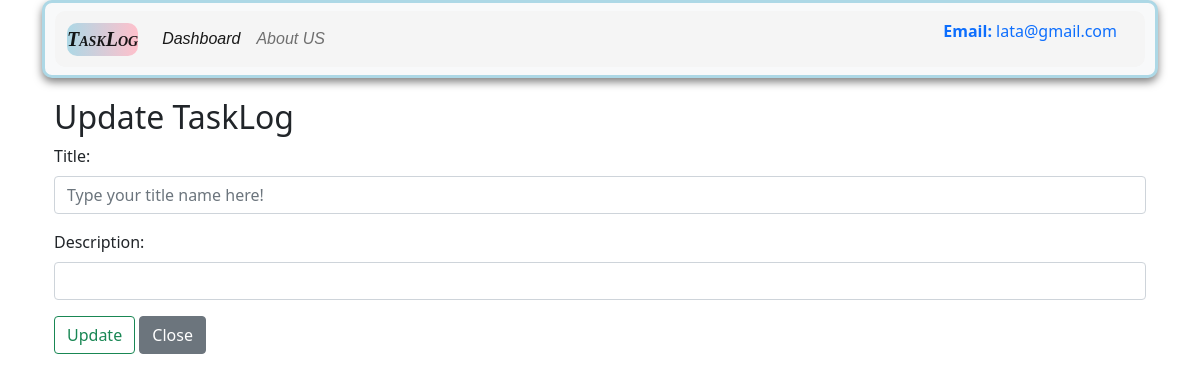
Before: /update_tasklog/4 (signed in) with the older database file.
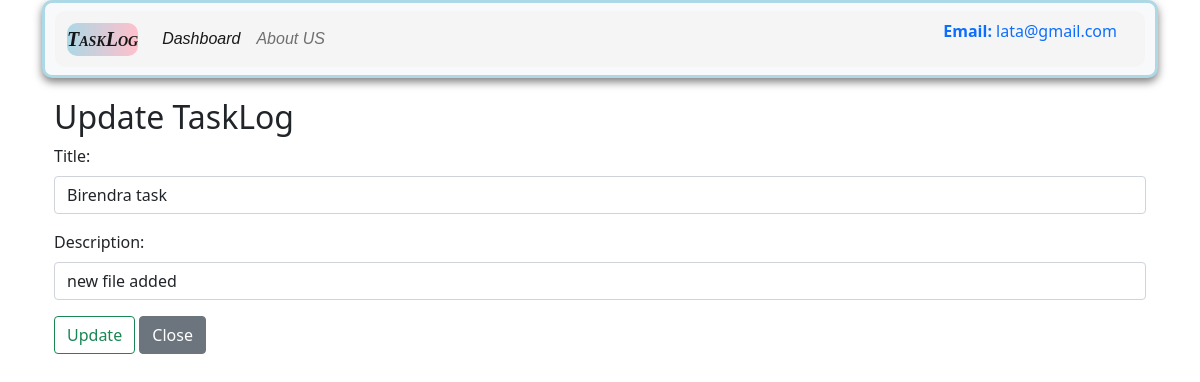
After: the same page with the newer database file.
### app.py (models this page shows, shortened)
class Task_log(db.Model):
    __tablename__ = 'TaskLog'
    task_id = db.Column(db.Integer, primary_key =True)
    user_id = db.Column(db.Integer, db.ForeignKey('user_register.user_id'), nullable=False)
    title = db.Column(db.String(200), nullable = False)
    description = db.Column(db.String(700), nullable = False)
    task_created = db.Column(db.DateTime, default = datetime.utcnow)
    status = db.Column(db.String(50), default ="Pending")
    categories = db.relationship('task_catagories', backref='task', lazy=True)

### app.py (the view, shortened to what this page needs)
@app.route('/update_tasklog/<int:task_id>', methods=['GET', 'POST'])
def updatetasklog(task_id):
    task_todo = Task_log.query.filter_by(task_id=task_id).first()
    category = request.args.get('category', '')
    return render_template('updatetasklog.html', task_todo=task_todo)

### app.py (called while the page is built)
@login_manager.user_loader
def load_user(user_id):
    return user_register.query.get(int(user_id))

### templates/updatetasklog.html (shortened to what this page needs)
{% extends "base.html" %}
{% block body %}
<div class ="container my-3" >
    <h2> Update TaskLog</h2>
    <form action ="/update_tasklog/{{task_todo.task_id}}" method = "POST">
    <div class="mb-3">
        <label for="title" class="form-label">Title: </label>
        <input type="text" class="form-control" name="title" id="title" value ="{{task_todo.title}}" placeholder="Type your title name here!">
      </div>
      <div class="mb-3">
        <label for="desc" class="form-label">Description: </label>
        <input type = "textarea" class="form-control" value= "{{task_todo.description}}" name= "description" id="description"  rows="3"></textarea>
      </div>
      <button type="submit" class="btn btn-outline-success"> Update</button>
      <a href ="/dashboard" class="btn btn-secondary">Close</a>
    </form>
  </div>
  <br>
{% endblock body %}

Changed rows visible on the page:
added Task_log: title "Birendra task", description "new file added"
